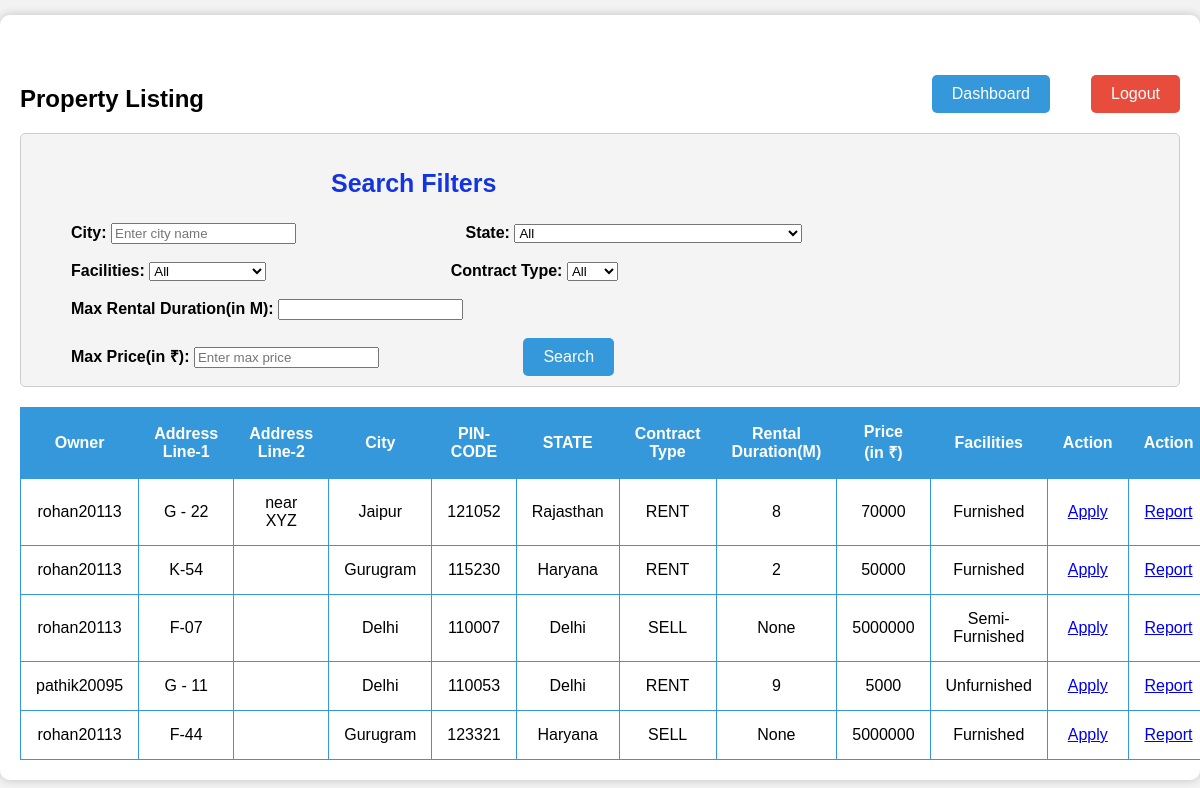
Screenshot of /search_properties/ (signed in) with the database file from the repository.
### project_app/models.py (models this page shows, shortened)
class Property(models.Model):
    owner = models.CharField(max_length=30,  null= False, blank=False, default = None)
    address_line_1 = models.CharField(max_length=30,  null= False, blank=False, default = None)
    address_line_2 = models.CharField(max_length=30,  null= False, blank=True, default = '')
    state = models.CharField(max_length=30,  null= False, blank=False, default = None)
    city = models.CharField(max_length=30,  null= False, blank=False, default = None)
    pincode = models.CharField(max_length=6,  null= False, blank=False, default = None)
    type = models.CharField(max_length=4,  null= False, blank=False, default = None)
    duration = models.DecimalField(decimal_places=0, max_digits=3, validators=[MaxValueValidator(limit_value=240)], null = True, blank = True, default = None)
    price = models.DecimalField(decimal_places=0, max_digits=10, null = True, blank = True, default= 0)
    facilities = models.CharField(max_length=20,  null= False, blank=False, default = None)

### project_app/views.py (the view)
# urls.py: path("search_properties/", views.search_properties, name="search_properties_page"),
def search_properties(request):
    request.session['transaction_ekyc'] = None
    if(request.method == 'POST'):
        username = request.session.get('username')
        if(request.session.get('email_kyc') is None):
            return redirect('logout_page')
        if(username is None):
            return redirect('/login')
    else:
        username = request.session.get('username')
        if(request.session.get('email_kyc') is None):
            return redirect('logout_page')
        if(username is None):
            return redirect('/login')
        my_properties_list = []
        properties = list(Property.objects.values())
        for i in range(len(properties)):
            if(properties[i]['owner'] !=username and properties[i]['type'] in ['SELL', 'RENT']):
                my_properties_list.append(properties[i])
        applications = list(PropertyApplications.objects.values())
        user_details = [{'user': username}]
        return render(request, 'search_properties.html', {'properties':my_properties_list, 'applications':applications, 'user': user_details})

### project_app/templates/search_properties.html (shortened to what this page needs)
<!DOCTYPE html>
<html>
<head>
</head>
<body>
    <div class="container">
        <div>
            <h2 style="margin-top: 50px;">Property Listing</h2>
            <a class="dashboard-button" href="/dashboard">Dashboard</a>
            <a class="logout-button" href="/logout">Logout</a>
        </div>
        <div class="filter-container">
            <h3 style="margin-left:300px;text-shadow: #1e6aae;text-underline-position: auto;font-size: 25px;
            width: fit-content;color: #1235e1;">Search Filters</h3>
            <label class="filter-label"  for="filter-city">City:</label>
            <input type="text" id="filter-city" placeholder="Enter city name">
            <label class="filter-label-third" for="filter-state">State:</label>
            <select id="filter-state">
                <option value="">All</option>
            </select>
            <br></br>
            <label class="filter-label" for="filter-facilities">Facilities:</label>
            <select id="filter-facilities">
                <option value="">All</option>
            </select>
            <label class="filter-label-second" for="filter-type">Contract Type:</label>
            <select id="filter-type">
                <option value="">All</option>
            </select>
            <br></br>
            <label class = "filter-label" for="filter-duration">Max Rental Duration(in M):</label>
            <input type="number" id="filter-duration" name="duration" min="0">
            <br></br>
            <label class="filter-label" for="filter-price">Max Price(in ₹):</label>
            <input type="number" id="filter-price" placeholder="Enter max price" min="0">
            <button type="button" class="search-button" id="search-button">Search</button>
        </div>
        <div class="scroll-container">
            <table>
                <thead>
                    <tr>
                        <th>Owner</th>
                        <th>Address Line-1</th>
                        <th>Address Line-2</th>
                        <th>City</th>
                        <th>PIN-CODE</th>
                        <th>STATE</th>
                        <th>Contract Type</th>
                        <th>Rental Duration(M)</th>
                        <th>Price (in ₹)</th>
                        <th>Facilities</th>
                        <th>Action</th>
                        <th>Action</th>
                    </tr>
                </thead>
                <tbody>
                    {% for property in properties %}
                    <tr>
                        <td>{{ property.owner }}</td>
                        <td>{{ property.address_line_1 }}</td>
                        <td>{{ property.address_line_2 }}</td>
                        <td>{{ property.city }}</td>
                        <td>{{ property.pincode }}</td>
                        <td>{{ property.state }}</td>
                        <td>{{ property.type }}</td>
                        <td>{{ property.duration }}</td>
                        <td>{{ property.price }}</td>
                        <td>{{ property.facilities }}</td>
                        <td>
                            <a id = 'action_available' href="/apply_property_deal/{{property.id}}">Apply</a>
                        </td>
                        <td>
                            <a id = 'action_available' href="/report_listing/{{property.id}}">Report</a>
                        </td>
                    </tr>
                    {% endfor %}
                </tbody>
            </table>
        </div>
    </div>
</body>
</html>

### project_app/templates/search_properties.html (style rules this page uses)
html, body { height: fit-content; font-family: Arial, sans-serif; background-color: #f2f2f2; margin: 0; padding: 0; }
.container { max-width: 1250px; margin: 15px auto; padding: 20px; background-color: #fff; box-shadow: 0px 0px 10px rgba(0, 0, 0, 0.2); border-radius: 10px; height: 100%; position: relative; overflow-x: auto; overflow-y: auto; }
.scroll-container { max-height: calc(100% - 120px); }
table { width: 100%; border-collapse: collapse; margin-top: 20px; }
table, th, td { border: 1px solid #3498db; }
th, td { padding: 15px; text-align: center; }
th { background-color: #3498db; color: #fff; }
.logout-button { position: absolute; top: 60px; right: 20px; background-color: #e74c3c; color: #fff; border: none; padding: 10px 20px; font-size: 16px; border-radius: 5px; cursor: pointer; text-decoration: none; }
.dashboard-button { position: absolute; top: 60px; right: 150px; background-color: #3498db; color: #fff; border: none; padding: 10px 20px; font-size: 16px; border-radius: 5px; cursor: pointer; text-decoration: none; }
.filter-container { margin-top: 20px; padding: 10px; border: 1px solid #ccc; background-color: #f4f4f4; border-radius: 5px; }
.filter-label { margin-left: 40px; font-weight: bold; }
.filter-label-second { margin-left: 180px; font-weight: bold; }
.filter-label-third { margin-left: 165px; font-weight: bold; }
.search-button { margin-left: 140px; background-color: #3498db; color: #fff; border: none; padding: 10px 20px; font-size: 16px; border-radius: 5px; cursor: pointer; }

### rows the page displays
Property: owner "rohan20113", address_line_1 "G - 22", address_line_2 "near XYZ", city "Jaipur", pincode "121052", state "Rajasthan", type "RENT", duration "8", price "70000", facilities "Furnished"
Property: owner "rohan20113", address_line_1 "K-54", city "Gurugram", pincode "115230", state "Haryana", type "RENT", duration "2", price "50000", facilities "Furnished"
Property: owner "rohan20113", address_line_1 "F-07", city "Delhi", pincode "110007", state "Delhi", type "SELL", duration "None", price "5000000", facilities "Semi-Furnished"
Property: owner "pathik20095", address_line_1 "G - 11", city "Delhi", pincode "110053", state "Delhi", type "RENT", duration "9", price "5000", facilities "Unfurnished"
Property: owner "rohan20113", address_line_1 "F-44", city "Gurugram", pincode "123321", state "Haryana", type "SELL", duration "None", price "5000000", facilities "Furnished"
